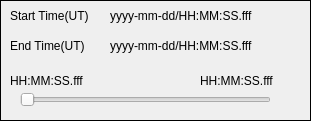
          <widget class="QFrame" name="frame_dataSlider">
           <property name="geometry">
            <rect>
             <x>0</x>
             <y>170</y>
             <width>311</width>
             <height>121</height>
            </rect>
           </property>
           <property name="font">
            <font>
             <bold>false</bold>
            </font>
           </property>
           <property name="frameShape">
            <enum>QFrame::Box</enum>
           </property>
           <widget class="QLabel" name="label_firstTime_slider">
            <property name="geometry">
             <rect>
              <x>10</x>
              <y>70</y>
              <width>91</width>
              <height>21</height>
             </rect>
            </property>
            <property name="text">
             <string>HH:MM:SS.fff</string>
            </property>
           </widget>
           <widget class="QLabel" name="label_lastTime_slider">
            <property name="geometry">
             <rect>
              <x>200</x>
              <y>70</y>
              <width>101</width>
              <height>21</height>
             </rect>
            </property>
            <property name="text">
             <string>HH:MM:SS.fff</string>
            </property>
           </widget>
           <widget class="QSlider" name="horizontalSlider_dataStartTime">
            <property name="geometry">
             <rect>
              <x>20</x>
              <y>90</y>
              <width>251</width>
              <height>20</height>
             </rect>
            </property>
            <property name="orientation">
             <enum>Qt::Horizontal</enum>
            </property>
            <property name="tickPosition">
             <enum>QSlider::NoTicks</enum>
            </property>
            <property name="tickInterval">
             <number>0</number>
            </property>
           </widget>
           <widget class="QLabel" name="label_startTime_head">
            <property name="geometry">
             <rect>
              <x>10</x>
              <y>0</y>
              <width>91</width>
              <height>31</height>
             </rect>
            </property>
            <property name="font">
             <font>
              <pointsize>9</pointsize>
              <bold>false</bold>
             </font>
            </property>
            <property name="text">
             <string>Start Time(UT)</string>
            </property>
           </widget>
           <widget class="QLabel" name="label_endTime_head">
            <property name="geometry">
             <rect>
              <x>10</x>
              <y>30</y>
              <width>91</width>
              <height>31</height>
             </rect>
            </property>
            <property name="font">
             <font>
              <pointsize>9</pointsize>
              <bold>false</bold>
             </font>
            </property>
            <property name="text">
             <string>End Time(UT)</string>
            </property>
           </widget>
           <widget class="QLabel" name="label_startTime">
            <property name="geometry">
             <rect>
              <x>110</x>
              <y>0</y>
              <width>171</width>
              <height>31</height>
             </rect>
            </property>
            <property name="font">
             <font>
              <pointsize>9</pointsize>
              <bold>false</bold>
             </font>
            </property>
            <property name="text">
             <string>yyyy-mm-dd/HH:MM:SS.fff</string>
            </property>
           </widget>
           <widget class="QLabel" name="label_endTime">
            <property name="geometry">
             <rect>
              <x>110</x>
              <y>30</y>
              <width>171</width>
              <height>31</height>
             </rect>
            </property>
            <property name="font">
             <font>
              <pointsize>9</pointsize>
              <bold>false</bold>
             </font>
            </property>
            <property name="text">
             <string>yyyy-mm-dd/HH:MM:SS.fff</string>
            </property>
           </widget>
          </widget>
